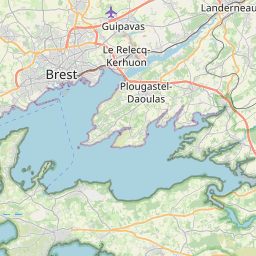
#> input picture tests/Ploug.png, 256 x 256 px
$ python variance2.py
#> lines starting #> are read from the running program, lines starting #| are printed output that depends on the picture; after the words box and inside, x2 and y2 are one past the last pixel; in counts of white or black regions, pixels touching at a corner belong together
import numpy as np
from PIL import Image, ImageDraw

def load_image_array(file: str) -> np.ndarray:
    """
    Charge une image depuis `file` et renvoie un array NumPy (hauteur, largeur, 3).
    """
#> called with file = 'Ploug.png'
    img = Image.open(file).convert("RGB")
#> img is the input picture: PIL image 256x256 RGB; mean R, G, B 202.7, 216.5, 203.5
    return np.array(img)


def variance_tile(tile_array: np.ndarray) -> np.ndarray:
    """
    Calcule la variance de chaque canal R, G, B sur `tile_array`.
    Méthode manuelle par boucles imbriquées, divisée par (h_tile * w_tile).
    Renvoie un ndarray shape (3,) : [var_R, var_G, var_B].
    """
    h_tile, w_tile, _ = tile_array.shape
#> h_tile = 256; w_tile = 256
    # Moyennes par canal
    moy = np.array([np.mean(tile_array[:, :, k]) for k in range(3)], dtype=float)
#> moy = [202.7, 216.5, 203.5]

    # Somme des carrés des écarts
    V = np.zeros(3, dtype=float)
    for i in range(h_tile):
        for j in range(w_tile):
            for k in range(3):
                diff = float(tile_array[i, j, k]) - moy[k]
                V[k] += diff ** 2
#> after the loop, V = [74884286.5, 44407657, 55106577.1]

    n_pixels = h_tile * w_tile
#> n_pixels = 65536
    return V / n_pixels


def quelle_couleur(moyenne: np.ndarray, seuil_dom: int = 30) -> tuple:
    """
    À partir d'une moyenne [R, G, B], renvoie la couleur dominante :
    - bleu si b > 200 et b > r,g
    - sinon bleu si b > g+adapt et b > r+adapt
    - sinon vert si g > r+adapt et g > b+adapt
    - sinon gris (127,127,127)
    """
    r, g, b = moyenne
    adapt = max(10, seuil_dom - int((r + g + b) / 15))
    if b > 200 and b > r and b > g:
        return (0, 0, 255)
    if b > g + adapt and b > r + adapt:
        return (0, 0, 255)
    elif g > r + adapt and g > b + adapt:
        return (0, 255, 0)
    else:
        return (127, 127, 127)


def moy_une_tuile(tile_array: np.ndarray) -> tuple:
    """
    Calcule la couleur dominante (R,G,B → bleu, vert ou gris) sur `tile_array`.
    """
    moyenne = tile_array.reshape(-1, 3).mean(axis=0)
    return quelle_couleur(moyenne)


def recurrence(seuil_variance: float, tile_array: np.ndarray):
    """
    Si la variance RGB de `tile_array` est entièrement < seuil_variance,
    renvoie la couleur dominante de cette tuile (tuple (R,G,B)).
    Sinon, découpe `tile_array` en 4 sous-tuiles (TL, TR, BL, BR) et appelle
    récursivement `recurrence` sur chacune. Retourne une liste [res_TL, res_TR, res_BL, res_BR],
    où chaque élément est soit un triplet (R,G,B) soit une liste de 4 éléments (descente récursive).
    """
    h, w, _ = tile_array.shape
    var_rgb = variance_tile(tile_array)
#> var_rgb = [1142.6, 677.6, 840.9]

    # Si tous les canaux sont sous le seuil, on renvoie la couleur dominante
    if (var_rgb < seuil_variance).all():
        return moy_une_tuile(tile_array)

    # Sinon, on découpe en 4 sous-tuiles
    mid_y = h // 2
#> mid_y = 128
    mid_x = w // 2
#> mid_x = 128

    arr_tl = tile_array[0:mid_y, 0:mid_x]       # haut-gauche
    arr_tr = tile_array[0:mid_y, mid_x:w]       # haut-droit
    arr_bl = tile_array[mid_y:h, 0:mid_x]       # bas-gauche
    arr_br = tile_array[mid_y:h, mid_x:w]       # bas-droit
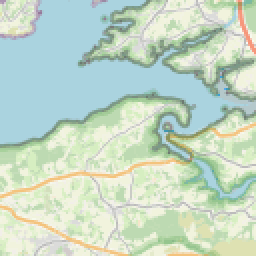
#> arr_br: shape (128, 128, 3) (shown 2 times larger); mean R, G, B 196.3, 216.4, 198.7

    # Appel récursif pour chaque quadrant
    res_tl = recurrence(seuil_variance, arr_tl)
#> call 2 of recurrence, with seuil_variance = 200
#> in recurrence (call 2), `var_rgb = variance_tile(tile_array)`: var_rgb = [1060.4, 784.5, 792.9]
#> in recurrence (call 2), `arr_tr = tile_array[0:mid_y, mid_x:w]`:
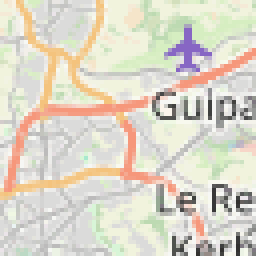
#> arr_tr: shape (64, 64, 3) (shown 4 times larger); mean R, G, B 220.6, 215.1, 200.7
#> in recurrence (call 2), `arr_bl = tile_array[mid_y:h, 0:mid_x]`:
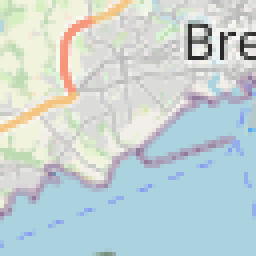
#> arr_bl: shape (64, 64, 3) (shown 4 times larger); mean R, G, B 196.8, 211.7, 211.5
#> in recurrence (call 2), `arr_br = tile_array[mid_y:h, mid_x:w]`:
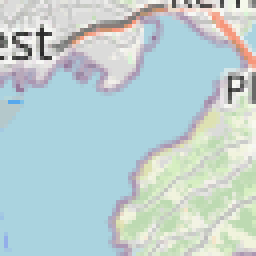
#> arr_br: shape (64, 64, 3) (shown 4 times larger); mean R, G, B 188.7, 208.2, 208.5
#> call 3 of recurrence, with seuil_variance = 200
#> in recurrence (call 3), `var_rgb = variance_tile(tile_array)`: var_rgb = [255.9, 239.8, 414.6]
#> in recurrence (call 3), `arr_br = tile_array[mid_y:h, mid_x:w]`:
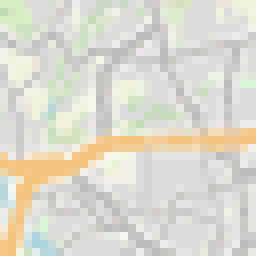
#> arr_br: shape (32, 32, 3) (shown 8 times larger); mean R, G, B 219.8, 218.1, 206.3
#> in moy_une_tuile, `moyenne = tile_array.reshape(-1, 3).mean(axis=0)`: moyenne = [227, 240.2, 206.6]
#> in quelle_couleur, `r, g, b = moyenne`: r = 227; g = 240.2; b = 206.6
#> in quelle_couleur, `adapt = max(10, seuil_dom - int((r + g + b) / 15))`: adapt = 10
    res_tr = recurrence(seuil_variance, arr_tr)
    res_bl = recurrence(seuil_variance, arr_bl)
    res_br = recurrence(seuil_variance, arr_br)

    return [res_tl, res_tr, res_bl, res_br]


def reconstruct_image(tree, canvas: np.ndarray, x0: int, y0: int, h: int, w: int):
    """
    Reconstruit l'image à partir du résultat `tree` de `recurrence`.
    - tree : soit un tuple (R,G,B) pour une région homogène, soit
             une liste de 4 éléments [TL, TR, BL, BR], où chaque élément
             a la même structure récursive.
    - canvas : ndarray (hauteur_globale, largeur_globale, 3) à remplir.
    - (x0, y0) : coin supérieur gauche de la région à traiter.
    - h, w : dimensions de la région (hauteur, largeur).
    Cette fonction remplit `canvas[y0:y0+h, x0:x0+w]` en place.
    """
    # Si `tree` est un triplet de longueur 3, c'est un feuillu : on remplit la région
    if isinstance(tree, tuple) and len(tree) == 3:
        r, g, b = tree
        canvas[y0:y0+h, x0:x0+w] = (r, g, b)
        return

    # Sinon, `tree` est une liste de 4 sous-résultats [TL, TR, BL, BR]
    # On doit découper la région en 4. On se base sur la même logique que `recurrence`.
    mid_y = h // 2
    mid_x = w // 2

    # TL
    if tree[0] is not None:
        reconstruct_image(tree[0], canvas, x0,         y0,         mid_y, mid_x)
    # TR
    if tree[1] is not None:
        reconstruct_image(tree[1], canvas, x0+mid_x,   y0,         mid_y, w-mid_x)
    # BL
    if tree[2] is not None:
        reconstruct_image(tree[2], canvas, x0,         y0+mid_y,   h-mid_y, mid_x)
    # BR
    if tree[3] is not None:
        reconstruct_image(tree[3], canvas, x0+mid_x,   y0+mid_y,   h-mid_y, w-mid_x)


def build_reconstructed(tree, shape: tuple) -> np.ndarray:
    """
    Crée un canvas vierge de forme `shape = (hauteur, largeur, 3)`, et
    remplit chaque région à l'aide de `reconstruct_image`.
    Retourne le tableau final.
    """
    hauteur, largeur = shape[0], shape[1]
    canvas = np.zeros((hauteur, largeur, 3), dtype=np.uint8)
    reconstruct_image(tree, canvas, 0, 0, hauteur, largeur)
    return canvas


if __name__ == "__main__":
    # 1) Charger l'image originale
    img_array = load_image_array("Ploug.png")
    hauteur, largeur, _ = img_array.shape

    # 2) Calculer l'arbre (quadtree) avec un seuil donné
    seuil = 200
    tree = recurrence(seuil, img_array)
#> tree = 4 items

    # 3) Reconstruire l'image à partir de `tree`
    reconstructed_array = build_reconstructed(tree, (hauteur, largeur, 3))
#> in reconstruct_image (call 10), `canvas[y0:y0+h, x0:x0+w] = (r, g, b)`: canvas: shape (256, 256, 3); mean of channels 0, 1, 2 0, 0.3, 0
#> in reconstruct_image (call 11), `canvas[y0:y0+h, x0:x0+w] = (r, g, b)`: canvas: shape (256, 256, 3); mean of channels 0, 1, 2 0, 0.3, 0
#> in reconstruct_image (call 12), `canvas[y0:y0+h, x0:x0+w] = (r, g, b)`: canvas: shape (256, 256, 3); mean of channels 0, 1, 2 0, 0.3, 0
#> in reconstruct_image (call 13), `canvas[y0:y0+h, x0:x0+w] = (r, g, b)`: canvas: shape (256, 256, 3); mean of channels 0, 1, 2 0, 0.3, 0
#> in reconstruct_image (call 14), `canvas[y0:y0+h, x0:x0+w] = (r, g, b)`: canvas: shape (256, 256, 3); mean of channels 0, 1, 2 0, 0.3, 0
#> in reconstruct_image (call 16), `canvas[y0:y0+h, x0:x0+w] = (r, g, b)`: canvas: shape (256, 256, 3); mean of channels 0, 1, 2 0, 0.3, 0
#> in reconstruct_image (call 17), `canvas[y0:y0+h, x0:x0+w] = (r, g, b)`: canvas: shape (256, 256, 3); mean of channels 0, 1, 2 0, 0.3, 0
#> in reconstruct_image (call 18), `canvas[y0:y0+h, x0:x0+w] = (r, g, b)`: canvas: shape (256, 256, 3); mean of channels 0, 1, 2 0, 0.3, 0
#> in reconstruct_image (call 19), `canvas[y0:y0+h, x0:x0+w] = (r, g, b)`: canvas: shape (256, 256, 3); mean of channels 0, 1, 2 0, 0.3, 0
#> in reconstruct_image (call 20), `canvas[y0:y0+h, x0:x0+w] = (r, g, b)`: canvas: shape (256, 256, 3); mean of channels 0, 1, 2 0, 0.3, 0
#> in reconstruct_image (call 21), `canvas[y0:y0+h, x0:x0+w] = (r, g, b)`: canvas: shape (256, 256, 3); mean of channels 0, 1, 2 0.1, 0.3, 0.1
#> in reconstruct_image (call 23), `canvas[y0:y0+h, x0:x0+w] = (r, g, b)`: canvas: shape (256, 256, 3); mean of channels 0, 1, 2 0.1, 0.3, 0.1
#> in reconstruct_image (call 24), `canvas[y0:y0+h, x0:x0+w] = (r, g, b)`: canvas: shape (256, 256, 3); mean of channels 0, 1, 2 0.1, 0.3, 0.1
#> in reconstruct_image (call 26), `canvas[y0:y0+h, x0:x0+w] = (r, g, b)`: canvas: shape (256, 256, 3); mean of channels 0, 1, 2 0.1, 0.3, 0.1
#> in reconstruct_image (call 27), `canvas[y0:y0+h, x0:x0+w] = (r, g, b)`: canvas: shape (256, 256, 3); mean of channels 0, 1, 2 0.1, 0.3, 0.1
#> in reconstruct_image (call 28), `canvas[y0:y0+h, x0:x0+w] = (r, g, b)`: canvas: shape (256, 256, 3); mean of channels 0, 1, 2 0.1, 0.3, 0.1
#> in reconstruct_image (call 29), `canvas[y0:y0+h, x0:x0+w] = (r, g, b)`: canvas: shape (256, 256, 3); mean of channels 0, 1, 2 0.1, 0.3, 0.1
#> in reconstruct_image (call 30), `canvas[y0:y0+h, x0:x0+w] = (r, g, b)`: canvas: shape (256, 256, 3); mean of channels 0, 1, 2 0.1, 0.3, 0.1
#> in reconstruct_image (call 31), `canvas[y0:y0+h, x0:x0+w] = (r, g, b)`: canvas: shape (256, 256, 3); mean of channels 0, 1, 2 0.1, 0.4, 0.1
#> in reconstruct_image (call 33), `canvas[y0:y0+h, x0:x0+w] = (r, g, b)`: canvas: shape (256, 256, 3); mean of channels 0, 1, 2 0.1, 0.4, 0.1
#> in reconstruct_image (call 34), `canvas[y0:y0+h, x0:x0+w] = (r, g, b)`:
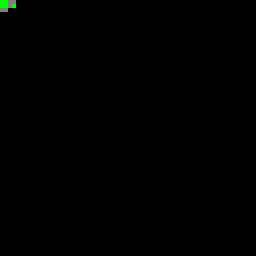
#> canvas: shape (256, 256, 3); mean of channels 0, 1, 2 0.2, 0.5, 0.2; drawn as R, G, B
#> in reconstruct_image (call 35), `canvas[y0:y0+h, x0:x0+w] = (r, g, b)`: canvas: shape (256, 256, 3); 0.02% of pixels changed, all inside (x1, y1, x2, y2) = (0, 12, 4, 16)
#> in reconstruct_image (call 37), `canvas[y0:y0+h, x0:x0+w] = (r, g, b)`: canvas: shape (256, 256, 3); mean of channels 0, 1, 2 0.2, 0.5, 0.2
#> in reconstruct_image (call 38), `canvas[y0:y0+h, x0:x0+w] = (r, g, b)`: canvas: shape (256, 256, 3); mean of channels 0, 1, 2 0.2, 0.5, 0.2
#> in reconstruct_image (call 39), `canvas[y0:y0+h, x0:x0+w] = (r, g, b)`: canvas: shape (256, 256, 3); mean of channels 0, 1, 2 0.2, 0.6, 0.2
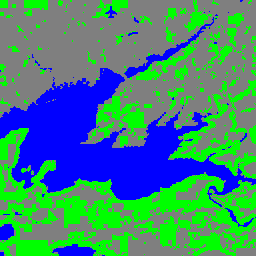
#> reconstructed_array: shape (256, 256, 3); mean of channels 0, 1, 2 63.1, 131.5, 123; drawn as R, G, B

    # 4) Convertir en PIL Image et afficher / sauvegarder
    reconstructed_img = Image.fromarray(reconstructed_array)
    reconstructed_img.show()           # Affiche l'image reconstruite
    # Ou pour sauvegarder :
    # reconstructed_img.save("reconstructed.png")
